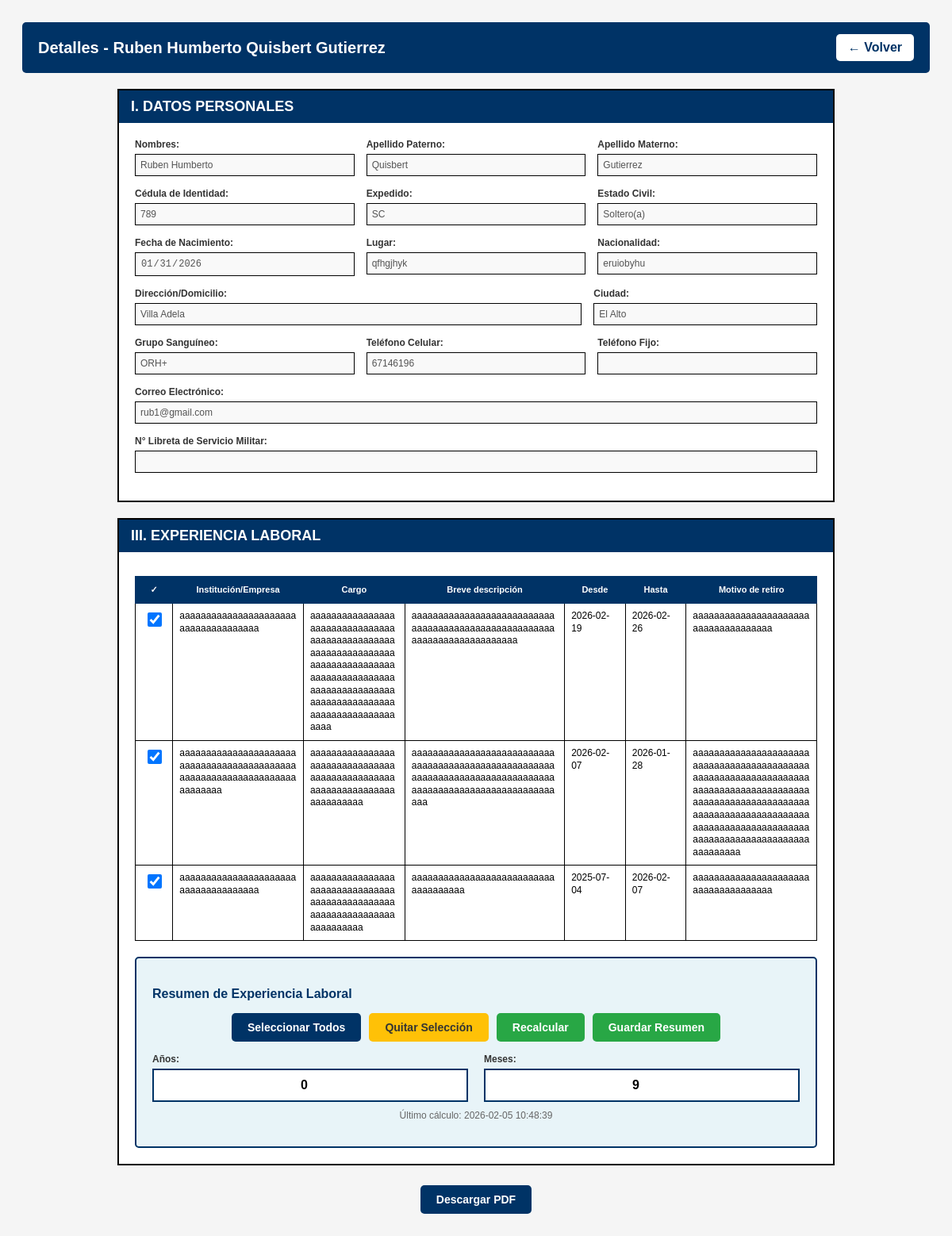
The page /detalles/1 (signed in) on the database its author committed.
### tables this page shows
CREATE TABLE datos(
        id INTEGER PRIMARY KEY AUTOINCREMENT,
        nombres TEXT NOT NULL,
        ap_pat TEXT,
        ap_mat TEXT,
        ci TEXT NOT NULL,
        exp TEXT,
        est_civil TEXT NOT NULL,
        fecha_nac TEXT NOT NULL,
        lugar TEXT NOT NULL,
        nacio TEXT NOT NULL,
        direccion TEXT NOT NULL,
        ciudad TEXT NOT NULL,
        gr_san TEXT NOT NULL,
        tcel INTEGER NOT NULL,
        tfijo INTEGER,
        correo TEXT UNIQUE,
        n_libser TEXT
        );

CREATE TABLE experiencia(
        id INTEGER PRIMARY KEY AUTOINCREMENT,
        persona_id INTEGER NOT NULL,
        nombre TEXT NOT NULL,
        puesto TEXT NOT NULL,
        breve TEXT NOT NULL,
        desde TEXT,
        hasta TEXT,
        motivo TEXT NOT NULL,
        FOREIGN KEY (persona_id) REFERENCES datos(id)
        );

CREATE TABLE resumen_experiencia(
    id INTEGER PRIMARY KEY AUTOINCREMENT,
    persona_id INTEGER NOT NULL,
    total_anios INTEGER DEFAULT 0,
    total_meses INTEGER DEFAULT 0,
    fecha_calculo TEXT,
    FOREIGN KEY (persona_id) REFERENCES datos(id) ON DELETE CASCADE
    );

### app.py (the view)
@app.route('/detalles/<int:id>')
@login_required
def detalles(id):
    conn = get_db_connection()
    persona = conn.execute("SELECT * FROM datos WHERE id = ?", (id,)).fetchone()
    if persona is None:
        conn.close()
        flash("Persona no encontrada", "error")
        return redirect(url_for('usuarios'))
    experiencia = conn.execute("SELECT * FROM experiencia WHERE persona_id = ? ORDER BY desde DESC", (id,)).fetchall()
    formacion = conn.execute("SELECT * FROM formacion_academica WHERE persona_id = ?", (id,)).fetchall()
    cursos = conn.execute("SELECT * FROM cursos WHERE persona_id = ?", (id,)).fetchall()
    paquetes = conn.execute("SELECT * FROM paquetes_informaticos WHERE persona_id = ?", (id,)).fetchall()
    idiomas = conn.execute("SELECT * FROM idiomas WHERE persona_id = ?", (id,)).fetchall()
    docencia = conn.execute("SELECT * FROM docencia WHERE persona_id = ?", (id,)).fetchall()
    referencias = conn.execute("SELECT * FROM referencias WHERE persona_id = ?", (id,)).fetchall()
    registro = conn.execute("SELECT * FROM registro_profesional WHERE persona_id = ?", (id,)).fetchone()
    pretension = conn.execute("SELECT * FROM pretension_salarial WHERE persona_id = ?", (id,)).fetchone()
    incompatibilidades = conn.execute("SELECT * FROM incompatibilidades WHERE persona_id = ?", (id,)).fetchone()
    declaracion = conn.execute("SELECT * FROM declaracion_jurada WHERE persona_id = ?", (id,)).fetchone()
    resumen = conn.execute("SELECT * FROM resumen_experiencia WHERE persona_id = ? ORDER BY id DESC LIMIT 1", (id,)).fetchone()
    conn.close()
    return render_template("detalles.html",
                        persona=persona,
                        experiencia=experiencia,
                        formacion=formacion,
                        cursos=cursos,
                        paquetes=paquetes,
                        idiomas=idiomas,
                        docencia=docencia,
                        referencias=referencias,
                        registro=registro,
                        pretension=pretension,
                        incompatibilidades=incompatibilidades,
                        declaracion=declaracion,
                        resumen=resumen)

### app.py (called while the page is built)
def get_db_connection():
    conn = sqlite3.connect('form_hv.db')
    conn.row_factory = sqlite3.Row
    return conn

@login_manager.user_loader
def load_user(user_id):
    return User.get_by_id(user_id)

    @staticmethod
    def get_by_id(user_id):
        conn = get_db_connection()
        user = conn.execute('SELECT * FROM users WHERE id=?',(user_id, )).fetchone()
        conn.close()
        if user:
            return User(user['id'], user['username'],user['password'])
        return None

### templates/detalles.html (shortened to what this page needs)
<!DOCTYPE html>
<html lang="es">
<head>
</head>
<body>
    <div class="navbar no-print">
        <h1>Detalles - {{ persona.nombres }} {{ persona.ap_pat }} {{ persona.ap_mat }}</h1>
        <a href="{{ url_for('usuarios') }}" class="btn-back">← Volver</a>
    </div>
    <div class="container">
        <div class="header">I. DATOS PERSONALES</div>
        <div class="form-content">
            <div class="form-row">
                <div class="form-group">
                    <label>Nombres:</label>
                    <input type="text" value="{{ persona.nombres }}" disabled>
                </div>
                <div class="form-group">
                    <label>Apellido Paterno:</label>
                    <input type="text" value="{{ persona.ap_pat }}" disabled>
                </div>
                <div class="form-group">
                    <label>Apellido Materno:</label>
                    <input type="text" value="{{ persona.ap_mat }}" disabled>
                </div>
            </div>
            <div class="form-row">
                <div class="form-group">
                    <label>Cédula de Identidad:</label>
                    <input type="text" value="{{ persona.ci }}" disabled>
                </div>
                <div class="form-group">
                    <label>Expedido:</label>
                    <input type="text" value="{{ persona.exp }}" disabled>
                </div>
                <div class="form-group">
                    <label>Estado Civil:</label>
                    <input type="text" value="{{ persona.est_civil }}" disabled>
                </div>
            </div>
            <div class="form-row">
                <div class="form-group">
                    <label>Fecha de Nacimiento:</label>
                    <input type="date" value="{{ persona.fecha_nac }}" disabled>
                </div>
                <div class="form-group">
                    <label>Lugar:</label>
                    <input type="text" value="{{ persona.lugar }}" disabled>
                </div>
                <div class="form-group">
                    <label>Nacionalidad:</label>
                    <input type="text" value="{{ persona.nacio }}" disabled>
                </div>
            </div>
            <div class="form-row">
                <div class="form-group" style="flex: 2;">
                    <label>Dirección/Domicilio:</label>
                    <input type="text" value="{{ persona.direccion }}" disabled>
                </div>
                <div class="form-group">
                    <label>Ciudad:</label>
                    <input type="text" value="{{ persona.ciudad }}" disabled>
                </div>
            </div>
            <div class="form-row">
                <div class="form-group">
                    <label>Grupo Sanguíneo:</label>
                    <input type="text" value="{{ persona.gr_san }}" disabled>
                </div>
                <div class="form-group">
                    <label>Teléfono Celular:</label>
                    <input type="text" value="{{ persona.tcel }}" disabled>
                </div>
                <div class="form-group">
                    <label>Teléfono Fijo:</label>
                    <input type="text" value="{{ persona.tfijo or '' }}" disabled>
                </div>
            </div>
            <div class="form-row">
                <div class="form-group">
                    <label>Correo Electrónico:</label>
                    <input type="email" value="{{ persona.correo }}" disabled>
                </div>
            </div>
            <div class="form-row">
                <div class="form-group">
                    <label>N° Libreta de Servicio Militar:</label>
                    <input type="text" value="{{ persona.n_libser or '' }}" disabled>
                </div>
            </div>
        </div>
    </div>
    <div class="container">
        <div class="header">III. EXPERIENCIA LABORAL</div>
        <div class="form-content">
            {% if experiencia %}
            <table id="tabla-experiencia">
                <thead>
                    <tr>
                        <th class="no-print checkbox-cell">✓</th>
                        <th>Institución/Empresa</th>
                        <th>Cargo</th>
                        <th>Breve descripción</th>
                        <th>Desde</th>
                        <th>Hasta</th>
                        <th>Motivo de retiro</th>
                    </tr>
                </thead>
                <tbody>
                    {% for exp in experiencia %}
                    <tr class="fila-exp" data-id="{{ exp.id }}">
                        <td class="checkbox-cell no-print">
                            <input type="checkbox" class="chk-exp" checked>
                        </td>
                        <td>{{ exp.nombre }}</td>
                        <td>{{ exp.puesto }}</td>
                        <td>{{ exp.breve }}</td>
                        <td class="exp-desde" data-fecha="{{ exp.desde or '' }}">{{ exp.desde or '' }}</td>
                        <td class="exp-hasta" data-fecha="{{ exp.hasta or '' }}">{{ exp.hasta or '' }}</td>
                        <td>{{ exp.motivo }}</td>
                    </tr>
                    {% endfor %}
                </tbody>
            </table>
            <div class="resumen-box">
                <h3>Resumen de Experiencia Laboral</h3>
                <div class="btn-container no-print">
                    <button type="button" class="btn btn-primary" id="btn-seleccionar-todos">Seleccionar Todos</button>
                    <button type="button" class="btn btn-warning" id="btn-quitar-seleccion">Quitar Selección</button>
                    <button type="button" class="btn btn-success" id="btn-recalcular">Recalcular</button>
                    <button type="button" class="btn btn-success" id="btn-guardar-resumen">Guardar Resumen</button>
                </div>
                <div class="resumen-valores">
                    <div class="valor">
                        <label>Años:</label>
                        <input type="number" id="total-anios" value="{{ resumen.total_anios if resumen else 0 }}" readonly>
                    </div>
                    <div class="valor">
                        <label>Meses:</label>
                        <input type="number" id="total-meses" value="{{ resumen.total_meses if resumen else 0 }}" readonly>
                    </div>
                </div>
                {% if resumen %}
                <p class="info-text">Último cálculo: {{ resumen.fecha_calculo }}</p>
                {% endif %}
            </div>
            {% else %}
            <p style="text-align: center; color: #666; padding: 20px;">Sin registros de experiencia laboral</p>
            {% endif %}
        </div>
    </div>
    <div class="btn-container no-print" style="margin: 25px 0;">
        <button type="button" class="btn btn-primary" id="btn-descargar-pdf">Descargar PDF</button>
    </div>
</body>
</html>

### templates/detalles.html (style rules this page uses)
body { font-family: Arial, Helvetica, sans-serif; padding: 20px; background-color: #f5f5f5; }
.navbar { background-color: #003366; color: white; padding: 15px 20px; margin-bottom: 20px; border-radius: 5px; display: flex; justify-content: space-between; align-items: center; }
.navbar h1 { font-size: 20px; margin: 0; }
.btn-back { background-color: white; color: #003366; padding: 8px 15px; text-decoration: none; border-radius: 5px; font-weight: bold; }
.container { max-width: 900px; margin: 0 auto; background-color: white; border: 2px solid; margin-top: 20px; }
.header { background-color: #003366; color: white; padding: 10px 15px; font-weight: bold; font-size: 18px; }
.form-content { padding: 20px; }
.form-row { display: flex; gap: 15px; margin-bottom: 15px; align-items: flex-start; }
.form-group { flex: 1; display: flex; flex-direction: column; }
label { font-size: 12px; margin-bottom: 5px; color: #333; font-weight: bold; }
input[type="text"], input[type="date"], input[type="email"], input[type="number"] { padding: 6px; border: 1px solid #000; font-size: 12px; width: 100%; box-sizing: border-box; }
input:disabled { background-color: #f9f9f9; }
table { width: 100%; table-layout: fixed; border-collapse: collapse; margin-top: 10px; }
thead { background-color: #003366; color: white; }
th { border: 1px solid #003366; padding: 10px; font-size: 11px; text-align: center; }
td { border: 1px solid #000; padding: 8px; font-size: 12px; }
#tabla-experiencia { table-layout: fixed; width: 100%; }
#tabla-experiencia td, #tabla-experiencia th { vertical-align: top; word-wrap: break-word; overflow-wrap: break-word; white-space: normal; }
.checkbox-cell { text-align: center; width: 40px; }
#tabla-experiencia th:nth-child(1), #tabla-experiencia td:nth-child(1) { width: 4%; }
#tabla-experiencia th:nth-child(2), #tabla-experiencia td:nth-child(2) { width: 20%; }
#tabla-experiencia th:nth-child(3), #tabla-experiencia td:nth-child(3) { width: 15%; }
#tabla-experiencia th:nth-child(4), #tabla-experiencia td:nth-child(4) { width: 25%; }
#tabla-experiencia th:nth-child(5), #tabla-experiencia td:nth-child(5), #tabla-experiencia th:nth-child(6), #tabla-experiencia td:nth-child(6) { width: 8%; }
#tabla-experiencia th:nth-child(7), #tabla-experiencia td:nth-child(7) { width: 20%; }
#tabla-experiencia td { line-height: 1.3; }
.checkbox-cell input { width: 18px; height: 18px; cursor: pointer; }
.resumen-box { background-color: #e8f4f8; border: 2px solid #003366; padding: 20px; margin-top: 20px; border-radius: 5px; }
.resumen-box h3 { color: #003366; margin-bottom: 15px; font-size: 16px; }
.resumen-valores { display: flex; gap: 20px; margin-top: 15px; }
.resumen-valores .valor { flex: 1; }
.resumen-valores .valor label { font-weight: bold; display: block; margin-bottom: 5px; }
.resumen-valores .valor input { width: 100%; padding: 10px; border: 2px solid #003366; font-size: 16px; font-weight: bold; text-align: center; }
.btn-container { display: flex; gap: 10px; justify-content: center; flex-wrap: wrap; }
.btn { padding: 10px 20px; border: none; border-radius: 5px; cursor: pointer; font-weight: bold; font-size: 14px; transition: all 0.3s; }
.btn-primary { background-color: #003366; color: white; }
.btn-success { background-color: #28a745; color: white; }
.btn-warning { background-color: #ffc107; color: #333; }
.info-text { font-size: 12px; color: #666; text-align: center; margin-top: 10px; }

### rows shown on the page
datos: nombres "Ruben Humberto", ap_pat "Quisbert", ap_mat "Gutierrez", ci "789", exp "SC", est_civil "Soltero(a)", fecha_nac "01/31/2026", lugar "qfhgjhyk", nacio "eruiobyhu", direccion "Villa Adela", ciudad "El Alto", gr_san "ORH+", tcel "67146196", correo "rub1@gmail.com"
experiencia: nombre "aaaaaaaaaaaaaaaaaaaaaaaaaaaaaaaaaaaaa", puesto "aaaaaaaaaaaaaaaaaaaaaaaaaaaaaaaaaaaaaaaaaaaaaaaaaaaaaaaaaaaaaaaaaaaaaaaaaaaaaaaaaaaaaaaaaaaaaaaaaaaaaaaaaaaaaaaaaaaaaaaaaaaaaaaaaaaaaaaaaaaaaaaaaaaa", breve "aaaaaaaaaaaaaaaaaaaaaaaaaaaaaaaaaaaaaaaaaaaaaaaaaaaaaaaaaaaaaaaaaaaaaaaaaa", desde "2026-02-19", hasta "2026-02-26", motivo "aaaaaaaaaaaaaaaaaaaaaaaaaaaaaaaaaaaaa"
experiencia: nombre "aaaaaaaaaaaaaaaaaaaaaaaaaaaaaaaaaaaaaaaaaaaaaaaaaaaaaaaaaaaaaaaaaaaaaaaaaa", puesto "aaaaaaaaaaaaaaaaaaaaaaaaaaaaaaaaaaaaaaaaaaaaaaaaaaaaaaaaaaaaaaaaaaaaaaaaaa", breve "aaaaaaaaaaaaaaaaaaaaaaaaaaaaaaaaaaaaaaaaaaaaaaaaaaaaaaaaaaaaaaaaaaaaaaaaaaaaaaaaaaaaaaaaaaaaaaaaaaaaaaaaaaaaaaa", desde "2026-02-07", hasta "2026-01-28", motivo "aaaaaaaaaaaaaaaaaaaaaaaaaaaaaaaaaaaaaaaaaaaaaaaaaaaaaaaaaaaaaaaaaaaaaaaaaaaaaaaaaaaaaaaaaaaaaaaaaaaaaaaaaaaaaaaaaaaaaaaaaaaaaaaaaaaaaaaaaaaaaaaaaaaaaaaaaaaaaaaaaaaaaaaaaaaaaaaaaaaaaaaaa"
experiencia: nombre "aaaaaaaaaaaaaaaaaaaaaaaaaaaaaaaaaaaaa", puesto "aaaaaaaaaaaaaaaaaaaaaaaaaaaaaaaaaaaaaaaaaaaaaaaaaaaaaaaaaaaaaaaaaaaaaaaaaa", breve "aaaaaaaaaaaaaaaaaaaaaaaaaaaaaaaaaaaaa", desde "2025-07-04", hasta "2026-02-07", motivo "aaaaaaaaaaaaaaaaaaaaaaaaaaaaaaaaaaaaa"
resumen_experiencia: total_anios "0", total_meses "9", fecha_calculo "2026-02-05 10:48:39"
